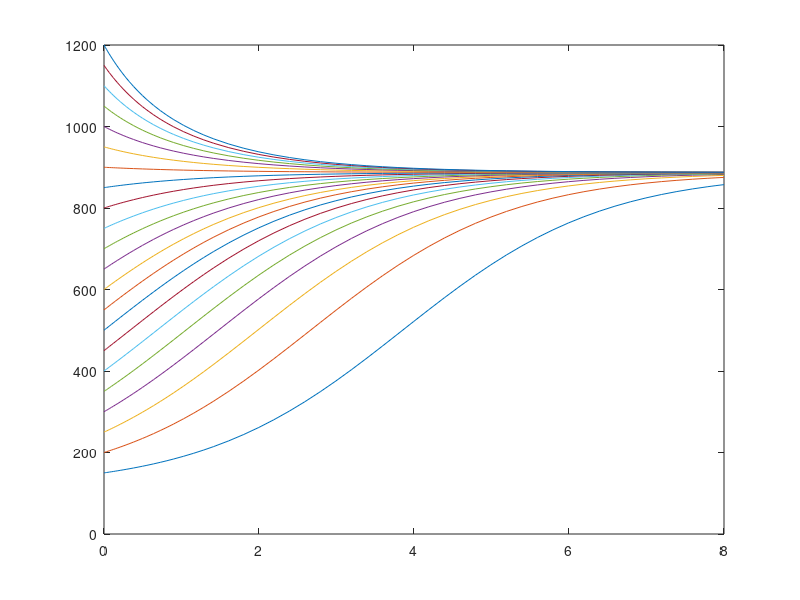

This figure's MATLAB source:
% solving differential equation Exponential growth with harvestinglogistic model
% x'(t)=r*x(1-x/k)-h, where k=r/(gama)or x'(t0=-r/K(x*x-K*x+k*h/r)
%figure can not be found like book figure pg 63
clear all
clc
r=1;
%gama=.3;
K=1000;
%h=9/10;K=10
h=100;
tspan = [0 8];
%t=linspace(0,5);
%for k=1:5;
for x0 = 150:50:1200;
%x0=1000;
[t,x] = ode45(@(t,x) (r*x*(1-x/K))-h, tspan, x0);
%[t,x] = ode45(@(t,x) -r/K*(x*x-K*x+K*h/r), tspan, x0);
%figure (2)
plot(t,x,'-')
hold on
end
